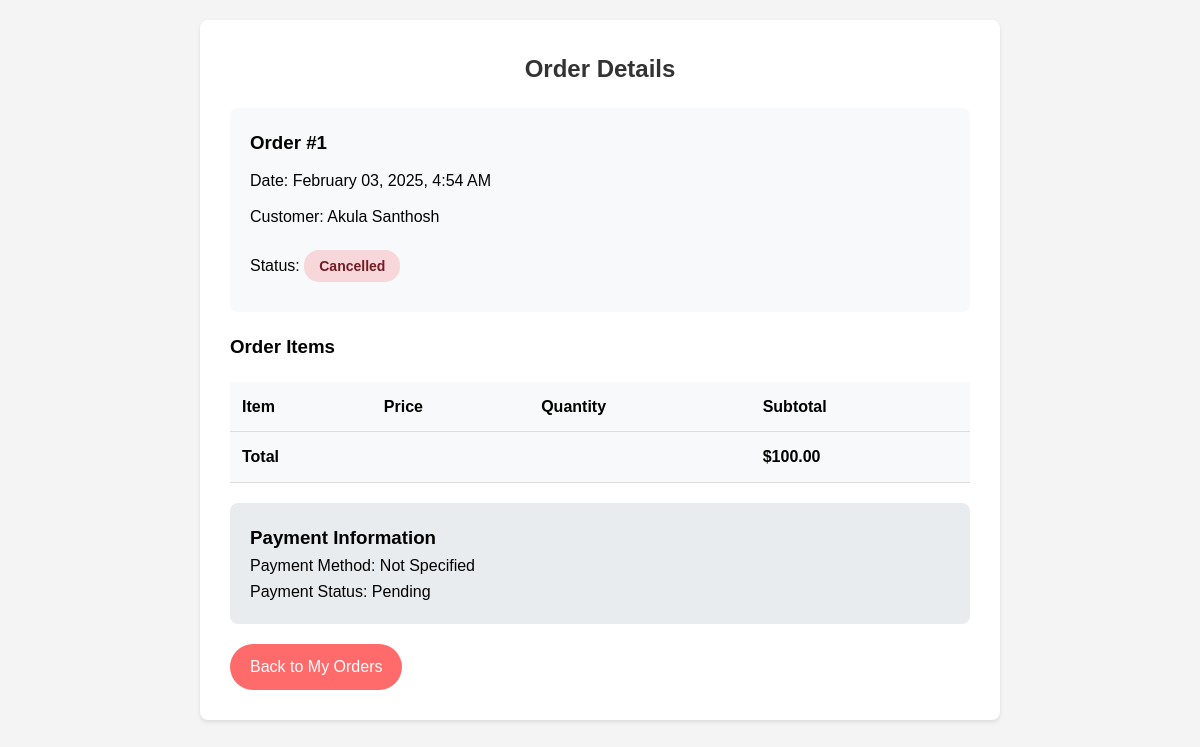
Screenshot of /order/1/details/ (signed in) with the database file from the repository.
### Food_App/models.py (models this page shows, shortened)
class Order(models.Model):
    STATUS_CHOICES = (
        ('pending', 'Pending'),
        ('confirmed', 'Confirmed'),
        ('preparing', 'Preparing'),
        ('ready', 'Ready for Pickup'),
        ('completed', 'Completed'),
        ('cancelled', 'Cancelled')
    )
    PAYMENT_STATUS_CHOICES = (
        ('pending', 'Pending'),
        ('paid', 'Paid'),
        ('failed', 'Failed'),
    )
    PAYMENT_METHOD_CHOICES = (
        ('cash_on_delivery', 'Cash on Delivery'),
        ('card', 'Credit/Debit Card'),
        ('upi', 'UPI Payment'),
    )
    customer = models.ForeignKey('Registration', on_delete=models.CASCADE)  # Link to your Registration model
    items = models.ManyToManyField(FoodItem, through='OrderItem')
    total_amount = models.DecimalField(max_digits=10, decimal_places=2)
    status = models.CharField(max_length=20, choices=STATUS_CHOICES, default='pending')
    payment_status = models.CharField(max_length=20, choices=PAYMENT_STATUS_CHOICES, default='pending')
    payment_method = models.CharField(max_length=20, choices=PAYMENT_METHOD_CHOICES, null=True, blank=True)
    created_at = models.DateTimeField(auto_now_add=True)
    updated_at = models.DateTimeField(auto_now=True)

class Registration(models.Model):
    username = models.CharField(max_length=100, unique=True)
    email = models.EmailField(unique=True)
    phone_number = models.CharField(max_length=15)
    password = models.CharField(max_length=100)
    is_active = models.BooleanField(default=True)
    created_at = models.DateTimeField(auto_now_add=True)
    updated_at = models.DateTimeField(auto_now=True)
    class Meta:
        verbose_name = 'Registration'
        verbose_name_plural = 'Registrations'

### Food_App/views.py (the view)
# urls.py: path('order/<int:order_id>/details/', views.view_order_details, name='view_order_details'),
def view_order_details(request, order_id):
    if not request.session.get('user_id'):
        messages.error(request, 'Please login first!')
        return redirect('login')
    order = get_object_or_404(Order, id=order_id)
    order_items = OrderItem.objects.filter(order=order)
    context = {
        'order': order,
        'order_items': order_items,
        'username': request.session.get('username')
    }
    return render(request, 'Food_App/order_details.html', context)

### Food_App/templates/Food_App/order_details.html (shortened to what this page needs)
{% load custom_filters %}
<!DOCTYPE html>
<html lang="en">
<head>
</head>
<body>
    <div class="container">
        <h2>Order Details</h2>
        <div class="order-info">
            <h3>Order #{{ order.id }}</h3>
            <p>Date: {{ order.created_at|date:"F d, Y, g:i A" }}</p>
            <p>Customer: {{ order.customer.username }}</p>
            <p>Status: <span class="status-badge status-{{ order.status|lower }}">{{ order.status|title }}</span></p>
        </div>
        <div class="items-list">
            <h3>Order Items</h3>
            <table class="items-table">
                <thead>
                    <tr>
                        <th>Item</th>
                        <th>Price</th>
                        <th>Quantity</th>
                        <th>Subtotal</th>
                    </tr>
                </thead>
                <tbody>
                    <tr class="total-row">
                        <td colspan="3">Total</td>
                        <td>${{ order.total_amount }}</td>
                    </tr>
                </tbody>
            </table>
        </div>
        <div class="payment-info">
            <h3>Payment Information</h3>
            <p>Payment Method: {{ order.payment_method|default:"Not specified"|title }}</p>
            <p>Payment Status: {{ order.payment_status|title }}</p>
        </div>
        {% if request.session.user_type == 'admin' %}
            <a href="{% url 'manage_orders' %}" class="back-btn">Back to Orders</a>
        {% else %}
            <a href="{% url 'customer_orders' %}" class="back-btn">Back to My Orders</a>
        {% endif %}
    </div>
</body>
</html>

### Food_App/templates/Food_App/order_details.html (style rules this page uses)
* { margin: 0; padding: 0; box-sizing: border-box; }
body { font-family: Arial, sans-serif; background: #f4f4f4; line-height: 1.6; padding: 20px; }
.container { max-width: 800px; margin: 0 auto; background: white; padding: 30px; border-radius: 8px; box-shadow: 0 2px 4px rgba(0,0,0,0.1); }
h2 { color: #333; margin-bottom: 20px; text-align: center; }
.order-info { background: #f8f9fa; padding: 20px; border-radius: 8px; margin-bottom: 20px; }
.order-info p { margin: 10px 0; }
.status-badge { display: inline-block; padding: 5px 15px; border-radius: 15px; font-size: 14px; font-weight: bold; margin-top: 10px; }
.status-cancelled { background: #f8d7da; color: #721c24; }
.items-table { width: 100%; border-collapse: collapse; margin-top: 20px; }
.items-table th, .items-table td { padding: 12px; text-align: left; border-bottom: 1px solid #ddd; }
.items-table th { background-color: #f8f9fa; font-weight: bold; }
.total-row { font-weight: bold; background-color: #f8f9fa; }
.payment-info { margin-top: 20px; padding: 20px; background: #e9ecef; border-radius: 8px; }
.back-btn { display: inline-block; padding: 10px 20px; background-color: #ff6b6b; color: white; text-decoration: none; border-radius: 25px; margin-top: 20px; transition: all 0.3s ease; }

### rows the page displays
Order: id "1", created_at "February 03, 2025, 4:54 AM", customer.username "Akula Santhosh", status "Cancelled", total_amount "100.00", payment_method "Not Specified", payment_status "Pending"
